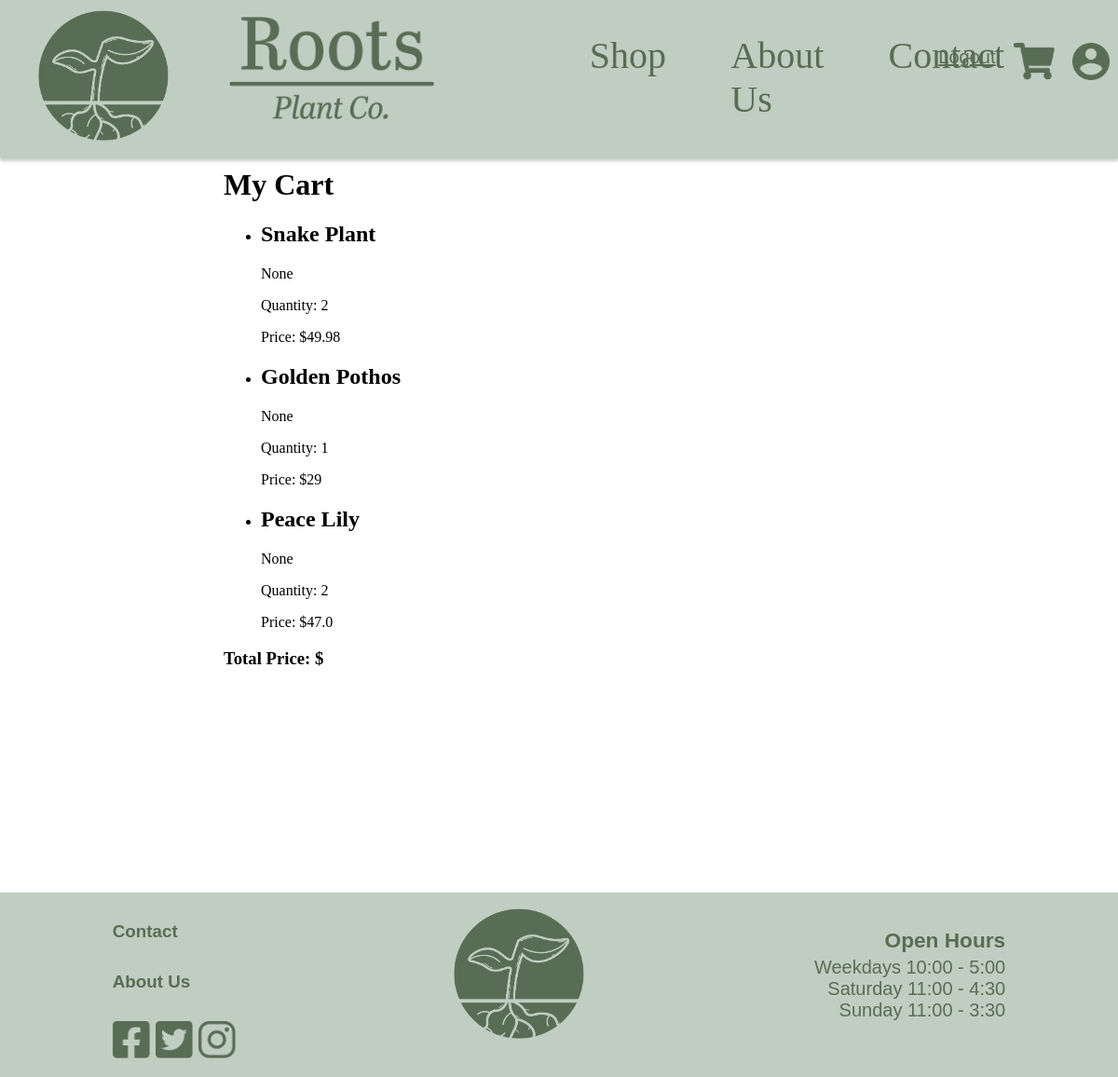
Before: /viewCart (signed in) with the older database file.
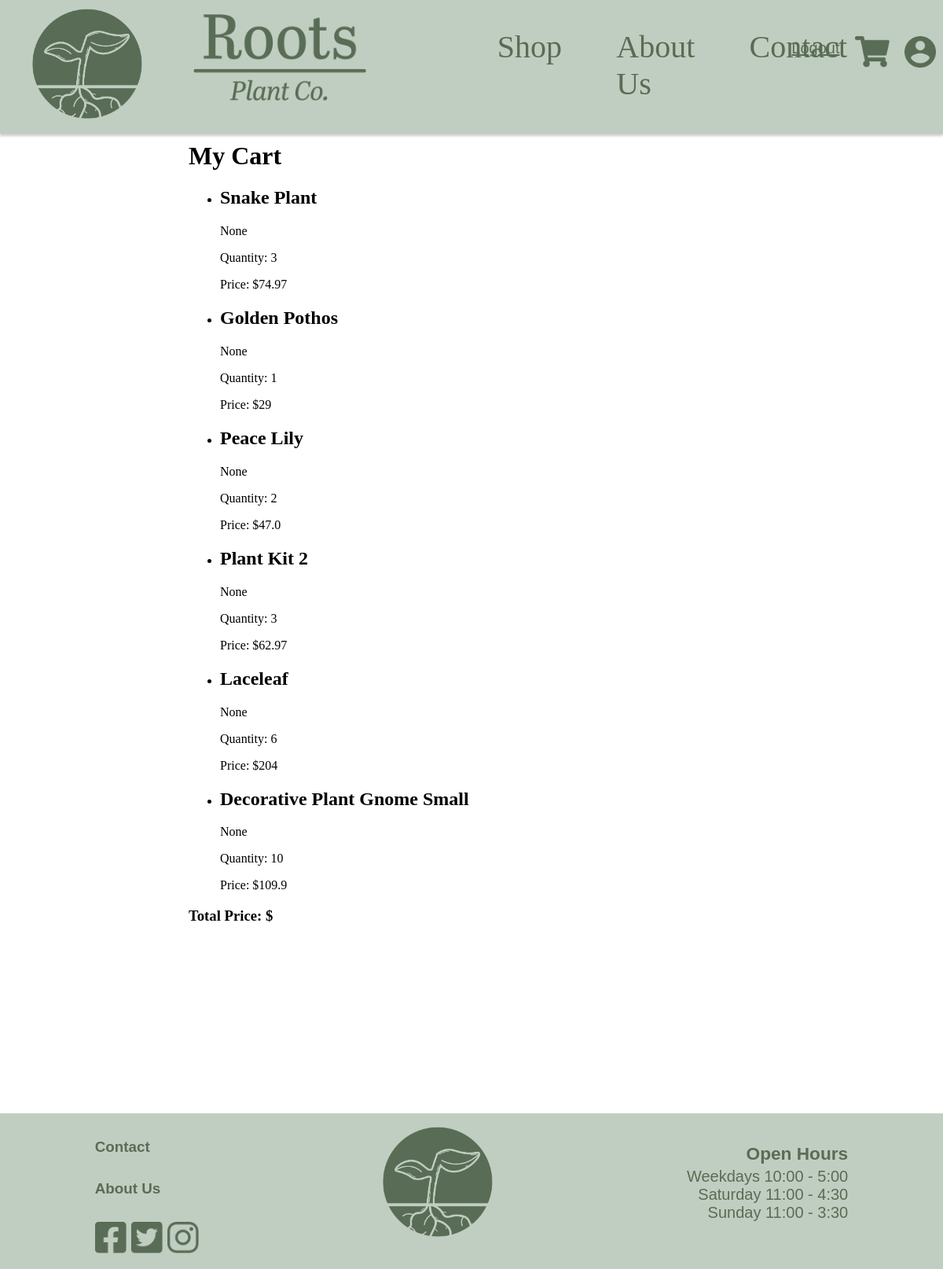
After: the same page with the newer database file.
### Website/models.py (models this page shows)
class UserCart(db.Model):
    __tablename__ = 'UserCart'
    id = db.Column(db.Integer, primary_key=True, autoincrement=True)
    userId = db.Column(db.Integer, db.ForeignKey('user.id'), nullable=False)
    productId = db.Column(db.Integer, db.ForeignKey('shopProducts.id'), nullable=False)
    quantity = db.Column(db.Integer, nullable=False, default=1)
    shopproduct = db.relationship('ShopProducts')
    user = db.relationship('User')

class ShopProducts(db.Model):
    __tablename__ = 'shopProducts'
    id = db.Column(db.Integer, primary_key=True)
    name = db.Column(db.String(150), nullable=False) #Is required
    summary = db.Column(db.String(500), nullable=True)
    description = db.Column(db.String(1000), nullable=True)
    price = db.Column(db.Integer, nullable=False) #Is required
    stock = db.Column(db.Integer, nullable=False) #Is required
    category = db.Column(db.String(150), nullable=False) #Is required
    subCategory = db.Column(db.String(150), nullable=True)
    subSubCategory = db.Column(db.String(150), nullable=True)
    imageUrl = db.Column(db.String(150), nullable=False) #Is required
    userId = db.Column(db.Integer, db.ForeignKey('user.id'))

### Website/views.py (the view)
@views.route('/viewCart', methods=['GET'])
@login_required
def viewCart():
    cartItems = UserCart.query.filter_by(userId=current_user.id).all()
    totalPrice = sum(item.shopproduct .price * item.quantity for item in cartItems)
    return render_template('viewCart.html', user=current_user, cartItems=cartItems, totalPrice=totalPrice)

### Website/templates/viewCart.html
{% extends "navBase.html" %}
{% block content %}
<h1>My Cart</h1>
<div class="cart">
    {% if cartItems %}
    <ul>
        {% for item in cartItems %}
        <li>
            <h2>{{ item.shopproduct.name }}</h2>
            <p>{{ item.shopproduct.description }}</p>
            <p>Quantity: {{ item.quantity }}</p>
            <p>Price: ${{ item.shopproduct.price * item.quantity }}</p>
        </li>
        {% endfor %}
    </ul>
    <h3>Total Price: ${{ total_price }}</h3>
    {% else %}
    <p>Your cart is empty.</p>
    {% endif %}
</div>
{% endblock %}

### Website/templates/navBase.html (shortened to what this page needs)
<!DOCTYPE html>
<html>
    <head>
        <link rel="stylesheet" href="{{ url_for('static', filename='css/navBase.css') }}">
        <link rel="stylesheet" href="https://use.typekit.net/btr0hfq.css">
    </head>
    <body>
        <nav class="navBar">
            <div class="navBarMain">
                <a class="navBarLogoIcon" href="/">
                    <img height="150px" src="{{ url_for('static', filename='iconLogo.png') }}">
                </a>
                <a class="navBarLogoType" href="/">
                    <img height="110px" src="{{ url_for('static', filename='typographicLogo.png') }}">
                </a>
                <div class="navBarCategories">
                    <a class="navItem" id="shop" href="/shop">Shop</a>
                    <a class="navItem" id="aboutUs" href="/aboutUs">About Us</a>
                    <a class="navItem" id="contact" href="{{ url_for('contact.contact')}}">Contact</a>
                </div>
                {% if user.is_authenticated %}
                <div class="loggedSection">
                    <a class="loggedLinks" id="logout" href="/logout">Logout</a>
                    <a class="loggedIcons" href="/viewCart">
                        <img height="40px" src="{{ url_for('static', filename='shoppingCart.png')  }}">
                    </a>
                    <a class="loggedIcons" href="/accountDetails">
                        <img height="40px" src="{{ url_for('static', filename='accountIcon.png') }}">
                    </a>
                </div>
                {% else %}
                <div class="loginSection">
                    <a class="loginLinks" id="login" href="/login">Login</a>
                    <a class="loginLinks" id="signUp" href="/signUp">Sign up</a>
                </div>
                {% endif %}
            </div>
        </nav>
        <div class="container">
            {% block content %}
            {% endblock %}
        </div>
        <footer class="footer">
            <div class="footerMain">
                <div class="column1">
                    <a class="column1Text" href="/shop"><h5>Contact</h5></a>
                    <a class="column1Text" href="/shop"><h5>About Us</h5></a>
                    <ul class="socialMedias">
                        <li class="socialMediaItems">
                            <a href="/shop"><img height="40px" src="{{ url_for('static', filename='facebookIcon.png') }}"></a>
                        </li>
                        <li class="socialMediaItems" href="#">
                            <a href="/shop"><img height="40px" src="{{ url_for('static', filename='twitterIcon.png') }}"></a>
                        </li>
                        <li class="socialMediaItems" href="#">
                            <a href="/shop"><img height="40px" src="{{ url_for('static', filename='instaIcon.png') }}"></a>
                        </li>
                    </ul>
                </div>
                <a class="footerLogo" href="/">
                    <img height="150px" src="{{ url_for('static', filename='iconLogo.png') }}">
                </a>
                <div class="openHours">
                    <h5 class="openHoursTitle">Open Hours</h5>
                    <ul class="openHoursList">
                        <li>Weekdays 10:00 - 5:00</li>
                        <li>Saturday 11:00 - 4:30</li>
                        <li>Sunday 11:00 - 3:30</li>
                    </ul>
                </div>
            </div>
        </footer>
    </body>
</html>

### Website/static/css/navBase.css (style rules this page uses)
body, html { margin: 0%; padding: 0%; background-image: url(/static/background.jpg); background-size: cover; background-attachment: fixed; background-position: center; background-repeat: no-repeat; }
nav { height: 170px; }
.navBar { background-color: #C0CEC1; position: fixed; width: 100%; top: 0; box-shadow: 0px 3px 3px rgba(0, 0, 0, 0.2); }
.navBarMain { display: flex; }
.navBarLogoIcon { margin-top: 0.5%; margin-left: 3%; margin-right: 0%; padding: 0%; }
.navBarLogoType { margin-left: 5%; margin-right: 0%; margin-top: 1.5%; padding: 0%; }
.navBarCategories { display: flex; margin-top: 3%; margin-left: 11%; margin-right: 0%; width: 50%; padding: 0%; height: fit-content; }
.navItem { font-family: abril-titling, serif; font-style: normal; font-weight: 400; color: #596C55; font-size: 30pt; text-decoration: none; margin-left: 9%; margin-right: 9%; }
.loggedSection { margin-top: 3.5%; margin-left: 2%; display: block; width: 300px; display: flex; }
.loggedLinks { font-family: "brandon-grotesque", sans-serif; font-weight: 400; font-style: normal; color: #596C55; font-size: 15pt; margin-right: 10%; margin-top: 4%; }
.loggedIcons { margin-top: 2%; margin-right: 10%; text-decoration: none; }
.container { margin-left: 20%; margin-right: 20%; margin-top: 15%; }
.footerMain { height: 20%; display: flex; background-color: #C0CEC1; justify-content: space-around; bottom: 0; width: 100%; margin-top: 20%; }
.column1 { display: inline; }
.column1Text { font-family: "brandon-grotesque", sans-serif; font-weight: 400; font-style: normal; color: #596C55; font-size: 17pt; text-decoration: none; }
.socialMedias { display: flex; list-style: none; padding: 0%; justify-content: space-around; }
.socialMediaItems { margin-right: 5%; }
.footerLogo { margin-top: 1%; }
.openHours { font-family: "brandon-grotesque", sans-serif; font-weight: 400; font-style: normal; color: #596C55; font-size: 15pt; text-decoration: none; text-align: right; }
.openHoursTitle { margin-bottom: 2%; font-size: 17pt; }
.openHoursList { list-style: none; margin-left: 0%; padding-left: 0%; margin-top: 0%; }

Changed rows visible on the page:
changed UserCart "Snake Plant": quantity "2" → "3"; item.shopproduct.price*item.quantity "49.98" → "74.97"
added UserCart: shopproduct.name "Plant Kit 2", shopproduct.description "None", quantity "3", item.shopproduct.price*item.quantity "62.97"
added UserCart: shopproduct.name "Laceleaf", shopproduct.description "None", quantity "6", item.shopproduct.price*item.quantity "204"
added UserCart: shopproduct.name "Decorative Plant Gnome Small", shopproduct.description "None", quantity "10", item.shopproduct.price*item.quantity "109.9"
